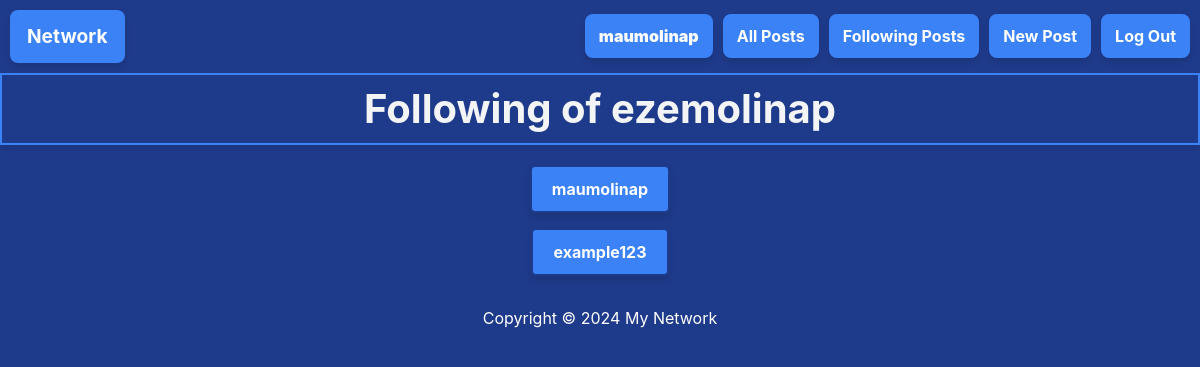
The page /profile_connections/3/?view=following (signed in) on the database its author committed.
### network/models.py (models this page shows, shortened)
class User(AbstractUser):
    pass

class Profile(models.Model):
    user = models.OneToOneField(User, on_delete=models.CASCADE, related_name="profile")
    followers = models.ManyToManyField(User, related_name="following", blank=True)

### network/views.py (the view)
# urls.py: path("profile_connections/<int:profile_id>/", views.profile_connections, name="profile_connections"),
def profile_connections(request, profile_id):
    user = get_object_or_404(User, pk=profile_id)
    view_type = request.GET.get('view', 'followers')  # Valor por defecto: 'followers'
    if view_type == 'following':
        profiles = user.following.all()
        title = 'Following'
    else:
        profiles = user.profile.followers.all()
        title = 'Followers'
    return render(request, 'network/profile_connections.html', {
        "username": user,
        "profiles": profiles,
        "title": title,
        "view_type": view_type,
    })

### network/templates/network/profile_connections.html (shortened to what this page needs)
{% extends 'network/layout.html' %}
{% block body %}
    <h1 class="principal-title">{{ title }} of {{ username }}</h1>
    <ul class="profile-list">
        {% for user in profiles %}
            <li class="profile-item">
                {% if view_type == 'following' %}
                    <a href="{% url 'profile' user.user %}" class="profile-link principal-button">{{ user.user }}</a>
                {% else %}
                    <a href="{% url 'profile' user %}" class="profile-link principal-button">{{ user }}</a>
                {% endif %}
            </li>
        {% endfor %}
    </ul>
{% endblock %}

### network/templates/network/layout.html (shortened to what this page needs)
{% load static %}
<!DOCTYPE html>
<html lang="en">
    <head>
        <link rel="stylesheet" href="https://stackpath.bootstrapcdn.com/bootstrap/4.4.1/css/bootstrap.min.css">
        <link href="{% static 'network/styles.css' %}" rel="stylesheet">
    </head>
    <body>
        <nav class="layout-buttons">
            <a class="principal-button" href="{% url 'index' %}">Network</a>
            <div>
              <ul class="ul-button">
                {% if user.is_authenticated %}
                    <li class="layout-item-button">
                        <a class="nav-link" href="{% url 'profile' user.username %}" id="profile"><strong>{{ user.username }}</strong></a>
                    </li>
                {% endif %}
                <li class="layout-item-button">
                  <a class="nav-link" href="{% url 'index' %}">All Posts</a>
                </li>
                {% if user.is_authenticated %}
                    <li class="layout-item-button">
                        <a class="nav-link" href="{% url 'following_posts' %}">Following Posts</a>
                    </li>
                    <li class="layout-item-button">
                        <a class="nav-link" href="{% url 'new_post' %}">New Post</a>
                    </li>
                    <li class="layout-item-button">
                        <a class="nav-link" href="{% url 'logout' %}">Log Out</a>
                    </li>
                {% endif %}
              </ul>
            </div>
          </nav>
        <div class="body">
            {% block body %}
            {% endblock %}
        </div>
        <footer class="footer">
            <div class="footer-content">
                <p>Copyright © 2024 My Network</p>
            </div>
        </footer>
    </body>
</html>

### network/static/network/styles.css (style rules this page uses)
:root { --azul-oscuro: #1E3A8A; --azul-claro: #3B82F6; --blanco: #FFFFFF; --gris-claro: #F3F4F6; --naranja: #F97316; --verde: #10B981; }
.principal-title { color: var(--gris-claro); background-color: var(--azul-oscuro); padding: 10px 20px; text-align: center; font-size: 2.5em; font-weight: bold; box-shadow: 0 4px 6px rgba(0, 0, 0, 0.1); border: 2px solid var(--azul-claro); margin-bottom: 20px; }
.layout-buttons { display: flex; justify-content: space-between; align-items: center; background-color: var(--azul-oscuro); padding: 10px; }
.principal-button, .nav-link { color: var(--blanco); background-color: var(--azul-claro); padding: 10px 15px; text-decoration: none; border-radius: 8px; font-weight: bold; transition: background-color 0.3s ease, border 0.3s ease; box-shadow: 0 4px 6px rgba(0, 0, 0, 0.1); border: 2px solid transparent; }
.ul-button { list-style: none; display: flex; gap: 10px; margin: 0; }
.layout-item-button { display: inline-block; }
.principal-button { font-size: 1.2em; background-color: var(--azul-claro); }
.layout-item-button .nav-link { padding: 8px 12px; }
body { background-color: var(--azul-oscuro); color: var(--blanco); }
.profile-list { list-style-type: none; padding: 0; max-width: 600px; margin: 20px auto; }
.profile-item { margin-bottom: 15px; text-align: center; }
.profile-link { background-color: var(--azul-claro); color: var(--blanco); padding: 10px 20px; text-decoration: none; border: 2px solid var(--azul-oscuro); border-radius: 5px; font-size: 16px; display: inline-block; transition: background-color 0.3s, border 0.3s; }
footer { background-color: var(--azul-oscuro); color: var(--blanco); text-align: center; padding: 10px 0; position: relative; bottom: 0; width: 100%; }
.footer-content p { margin: 0; }

### rows shown on the page
User: username "maumolinap"
User: username "ezemolinap"
Profile: user "maumolinap"
Profile: user "example123"

### other values the page prints
{{ title }} "Following"
